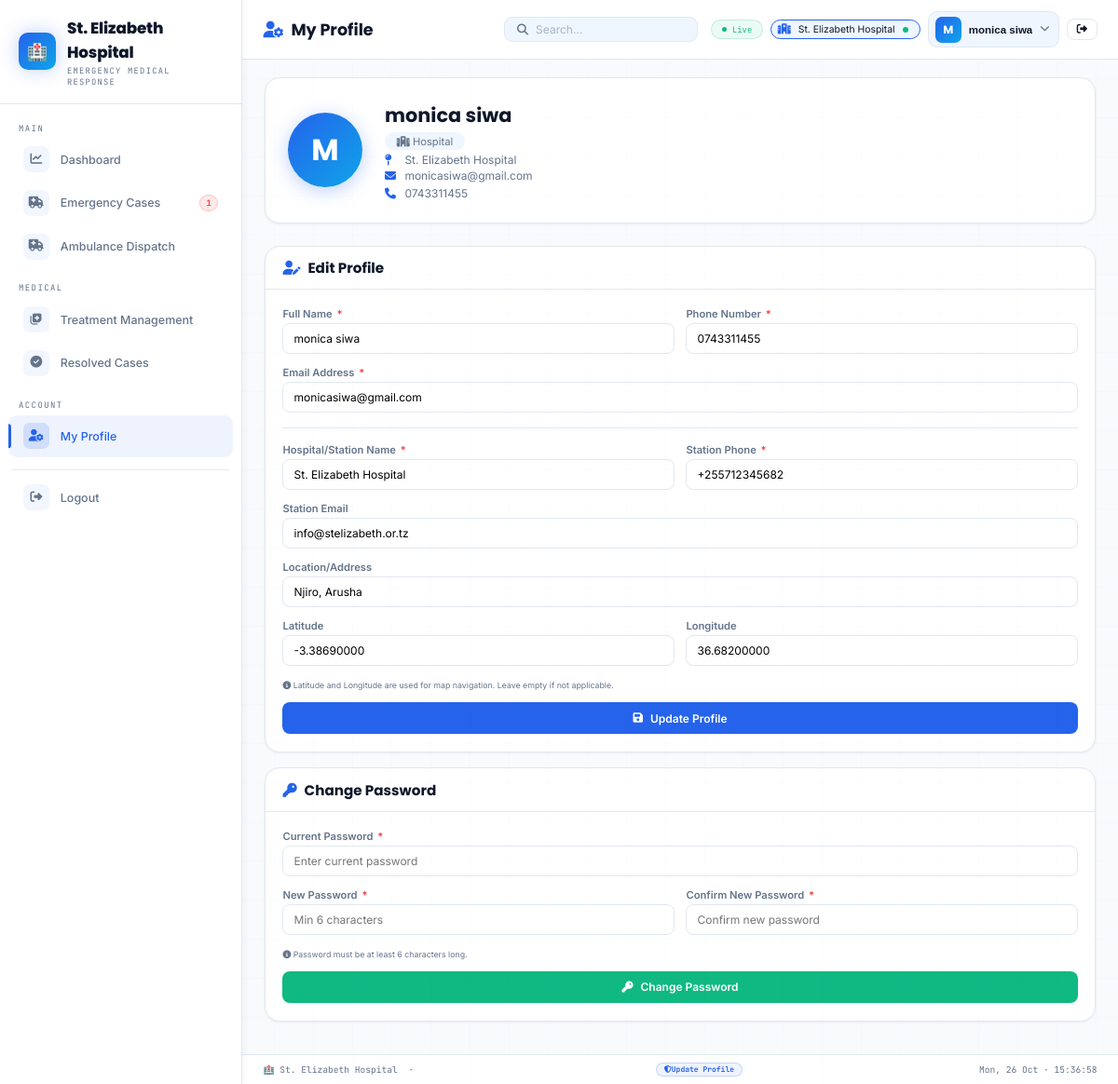
The app's page /hospital/profile.php (signed in) with its own data.
### tables this page shows
CREATE TABLE `users` (
  `id` int(11) NOT NULL,
  `full_name` varchar(100) DEFAULT NULL,
  `phone` varchar(20) DEFAULT NULL,
  `email` varchar(100) DEFAULT NULL,
  `password` varchar(255) DEFAULT NULL,
  `role` enum('admin','police','hospital','citizen') DEFAULT 'citizen',
  `police_station_id` int(11) DEFAULT NULL,
  `hospital_station_id` int(11) DEFAULT NULL,
  `approval_status` enum('pending','approved','rejected') DEFAULT 'pending',
  `created_at` timestamp NOT NULL DEFAULT current_timestamp()
);

CREATE TABLE `hospital_stations` (
  `id` int(11) NOT NULL,
  `name` varchar(100) NOT NULL,
  `location` varchar(200) DEFAULT NULL,
  `phone` varchar(20) DEFAULT NULL,
  `email` varchar(100) DEFAULT NULL,
  `region` varchar(100) DEFAULT NULL,
  `latitude` decimal(10,8) DEFAULT NULL,
  `longitude` decimal(11,8) DEFAULT NULL,
  `is_active` tinyint(1) DEFAULT 1,
  `created_at` timestamp NOT NULL DEFAULT current_timestamp(),
  `updated_at` timestamp NOT NULL DEFAULT current_timestamp() ON UPDATE current_timestamp()
);

### hospital/profile.php (the view, shortened to what this page needs)
<?php
include __DIR__ . '/../connection.php';
function is_active($page) {
    return basename($_SERVER['PHP_SELF']) === $page ? 'active' : '';
}
$hospital_id = $_SESSION['user_id'];
$user_query = $conn->query("
    SELECT u.*, hs.id as station_id, hs.name as station_name, hs.location,
           hs.phone as station_phone, hs.latitude, hs.longitude, hs.email as station_email
    FROM users u
    LEFT JOIN hospital_stations hs ON u.hospital_station_id = hs.id
    WHERE u.id = $hospital_id
");
$user = $user_query->fetch_assoc();
$hospital_station = $user['station_name'] ?? 'Hospital Station';
$hospital_station_id = $user['station_id'] ?? null;
$hospital_station_phone = $user['station_phone'] ?? '';
$hospital_station_location = $user['location'] ?? '';
$hospital_station_lat = $user['latitude'] ?? '';
$hospital_station_lng = $user['longitude'] ?? '';
$hospital_station_email = $user['station_email'] ?? '';
$pending_q = $conn->query("
    SELECT COUNT(*) as c
    FROM accidents
    WHERE assigned_hospital_id = $hospital_station_id
    AND hospital_status = 'assigned'
");
$pending_row = $pending_q ? $pending_q->fetch_assoc() : null;
$pending_count = intval($pending_row['c'] ?? 0);
$admin_name = htmlspecialchars($_SESSION['name'] ?? 'Hospital Staff');
$admin_role = htmlspecialchars($_SESSION['role'] ?? 'hospital');
$admin_init = strtoupper(substr($admin_name, 0, 1));
?>
<!DOCTYPE html>
<html lang="en">
<head>
<link rel="stylesheet" href="https://cdnjs.cloudflare.com/ajax/libs/font-awesome/6.5.0/css/all.min.css"/>
</head>
<body>
<div class="shell">
<aside class="sidebar">
  <a href="dashboard.php" class="sb-brand">
    <div class="sb-logo">🏥</div>
    <div>
      <div class="sb-title"><?= htmlspecialchars($hospital_station) ?></div>
      <div class="sb-sub">Emergency Medical Response</div>
    </div>
  </a>
  <nav class="sb-nav">
    <div class="sb-sect">Main</div>
    <a href="dashboard.php" class="sb-item <?= is_active('dashboard.php') ?>">
      <span class="sb-ic"><i class="fas fa-chart-line"></i></span> Dashboard
    </a>
    <a href="emergencies.php" class="sb-item <?= is_active('emergencies.php') ?>">
      <span class="sb-ic"><i class="fas fa-ambulance"></i></span> Emergency Cases
      <?php if($pending_count > 0): ?>
        <span class="sb-badge red"><?= $pending_count ?></span>
      <?php endif; ?>
    </a>
    <a href="ambulance.php" class="sb-item <?= is_active('ambulance.php') ?>">
      <span class="sb-ic"><i class="fas fa-truck-medical"></i></span> Ambulance Dispatch
    </a>
    <div class="sb-sect" style="margin-top:.4rem">Medical</div>
    <a href="treatment.php" class="sb-item <?= is_active('treatment.php') ?>">
      <span class="sb-ic"><i class="fas fa-notes-medical"></i></span> Treatment Management
    </a>
    <a href="resolved_cases.php" class="sb-item <?= is_active('resolved_cases.php') ?>">
      <span class="sb-ic"><i class="fas fa-check-circle"></i></span> Resolved Cases
    </a>
    <div class="sb-sect" style="margin-top:.4rem">Account</div>
    <a href="profile.php" class="sb-item active">
      <span class="sb-ic"><i class="fas fa-user-cog"></i></span> My Profile
    </a>
    <div class="sb-divider" style="margin-top:.8rem"></div>
    <a href="../logout.php" class="sb-logout-item">
      <span class="sb-ic"><i class="fas fa-sign-out-alt"></i></span>
      Logout
    </a>
  </nav>
</aside>
<div class="main">
  <div class="topbar">
    <div class="tb-title"><i class="fas fa-user-cog"></i>My Profile</div>
    <div class="tb-search">
      <i class="fas fa-search"></i>
      <input type="text" placeholder="Search…" disabled style="opacity:0.5;"/>
    </div>
    <div class="tb-acts">
      <div class="live-pill"><span class="live-dot"></span>Live</div>
      <div class="station-badge">
        <i class="fas fa-hospital"></i>
        <span class="station-name"><?= htmlspecialchars($hospital_station) ?></span>
        <span class="status-dot"></span>
      </div>
      <div class="profile-wrap">
        <button class="profile-btn" id="profileBtn" onclick="toggleProfileDrop()">
          <div class="pa"><?= $admin_init ?></div>
          <span class="pname"><?= $admin_name ?></span>
          <i class="fas fa-chevron-down pchev"></i>
        </button>
      </div>
      <a href="../logout.php" class="tb-btn"><i class="fas fa-sign-out-alt"></i></a>
    </div>
  </div>
  <div class="content">
    <div class="profile-header">
      <div class="profile-avatar"><?= $admin_init ?></div>
      <div class="profile-info">
        <h2><?= htmlspecialchars($user['full_name'] ?? 'Hospital Staff') ?></h2>
        <div class="role"><i class="fas fa-hospital"></i> <?= ucfirst($admin_role) ?></div>
        <div class="station"><i class="fas fa-map-pin"></i> <?= htmlspecialchars($hospital_station) ?></div>
        <div class="station" style="margin-top:2px;"><i class="fas fa-envelope"></i> <?= htmlspecialchars($user['email'] ?? 'N/A') ?></div>
        <div class="station"><i class="fas fa-phone"></i> <?= htmlspecialchars($user['phone'] ?? 'N/A') ?></div>
      </div>
    </div>
    <div class="panel">
      <div class="ph"><div class="ph-t"><i class="fas fa-user-edit"></i>Edit Profile</div></div>
      <div class="ph-body">
        <form method="POST">
          <div class="form-row">
            <div class="form-group">
              <label>Full Name <span class="required">*</span></label>
              <input type="text" name="full_name" value="<?= htmlspecialchars($user['full_name'] ?? '') ?>" required>
            </div>
            <div class="form-group">
              <label>Phone Number <span class="required">*</span></label>
              <input type="text" name="phone" value="<?= htmlspecialchars($user['phone'] ?? '') ?>" required>
            </div>
          </div>
          <div class="form-group">
            <label>Email Address <span class="required">*</span></label>
            <input type="email" name="email" value="<?= htmlspecialchars($user['email'] ?? '') ?>" required>
          </div>
          <hr style="border:none;border-top:1px solid var(--border);margin:1rem 0;">
          <div class="form-row">
            <div class="form-group">
              <label>Hospital/Station Name <span class="required">*</span></label>
              <input type="text" name="station_name" value="<?= htmlspecialchars($hospital_station) ?>" required>
            </div>
            <div class="form-group">
              <label>Station Phone <span class="required">*</span></label>
              <input type="text" name="station_phone" value="<?= htmlspecialchars($hospital_station_phone) ?>" required>
            </div>
          </div>
          <div class="form-group">
            <label>Station Email</label>
            <input type="email" name="station_email" value="<?= htmlspecialchars($hospital_station_email) ?>">
          </div>
          <div class="form-group">
            <label>Location/Address</label>
            <input type="text" name="station_location" value="<?= htmlspecialchars($hospital_station_location) ?>" placeholder="e.g., Stionaries, Njiro Road, Arusha">
          </div>
          <div class="form-row">
            <div class="form-group">
              <label>Latitude</label>
              <input type="number" step="any" name="station_lat" value="<?= htmlspecialchars($hospital_station_lat) ?>" placeholder="-6.7924">
            </div>
            <div class="form-group">
              <label>Longitude</label>
              <input type="number" step="any" name="station_lng" value="<?= htmlspecialchars($hospital_station_lng) ?>" placeholder="39.2083">
            </div>
          </div>
          <div class="form-hint"><i class="fas fa-info-circle"></i> Latitude and Longitude are used for map navigation. Leave empty if not applicable.</div>
          <button type="submit" name="update_profile" class="btn btn-primary btn-block" style="margin-top:.8rem;">
            <i class="fas fa-save"></i> Update Profile
          </button>
        </form>
      </div>
    </div>
    <div class="panel">
      <div class="ph"><div class="ph-t"><i class="fas fa-key"></i>Change Password</div></div>
      <div class="ph-body">
        <form method="POST">
          <div class="form-group">
            <label>Current Password <span class="required">*</span></label>
            <input type="password" name="current_password" placeholder="Enter current password" required>
          </div>
          <div class="form-row">
            <div class="form-group">
              <label>New Password <span class="required">*</span></label>
              <input type="password" name="new_password" placeholder="Min 6 characters" required minlength="6">
            </div>
            <div class="form-group">
              <label>Confirm New Password <span class="required">*</span></label>
              <input type="password" name="confirm_password" placeholder="Confirm new password" required minlength="6">
            </div>
          </div>
          <div class="form-hint"><i class="fas fa-info-circle"></i> Password must be at least 6 characters long.</div>
          <button type="submit" name="change_password" class="btn btn-success btn-block" style="margin-top:.8rem;">
            <i class="fas fa-key"></i> Change Password
          </button>
        </form>
      </div>
    </div>
  </div>
  <div class="footer">
    <span>🏥 <?= htmlspecialchars($hospital_station) ?> &nbsp;·&nbsp;</span>
    <span class="dual-status-badge"><i class="fas fa-shield-alt"></i>Update Profile</span>
    <span id="clock"></span>
  </div>
</div>
</div>
</body>
</html>

### records on screen
users: hospital_station.name "St. Elizabeth Hospital", full_name "monica siwa", email "monicasiwa@gmail.com", phone "0743311455", station_name "St. Elizabeth Hospital", station_phone "+255712345682", station_email "info@stelizabeth.or.tz", station_location "Njiro, Arusha", station_lat "-3.38690000", station_lng "36.68200000"

### other values on screen
$pending_count "1"
$admin_init "M"
$admin_name "monica siwa"
$admin_role "Hospital"
